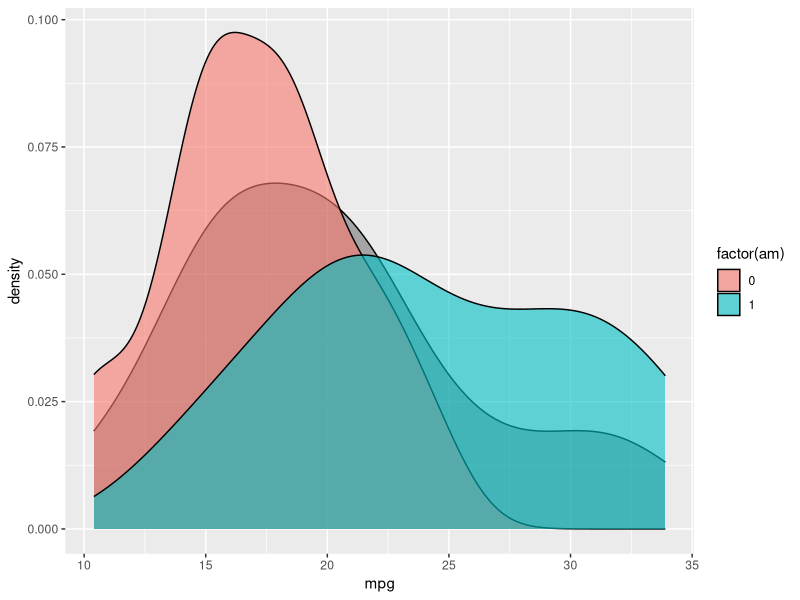
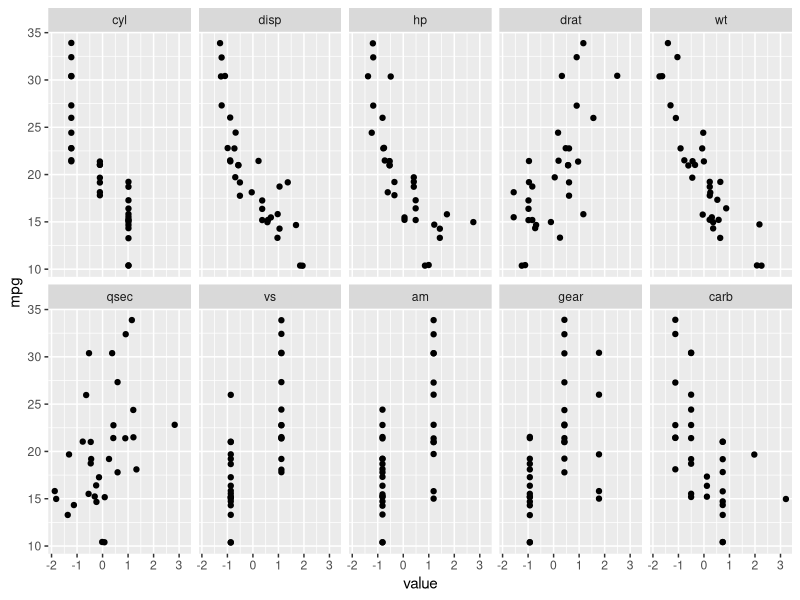
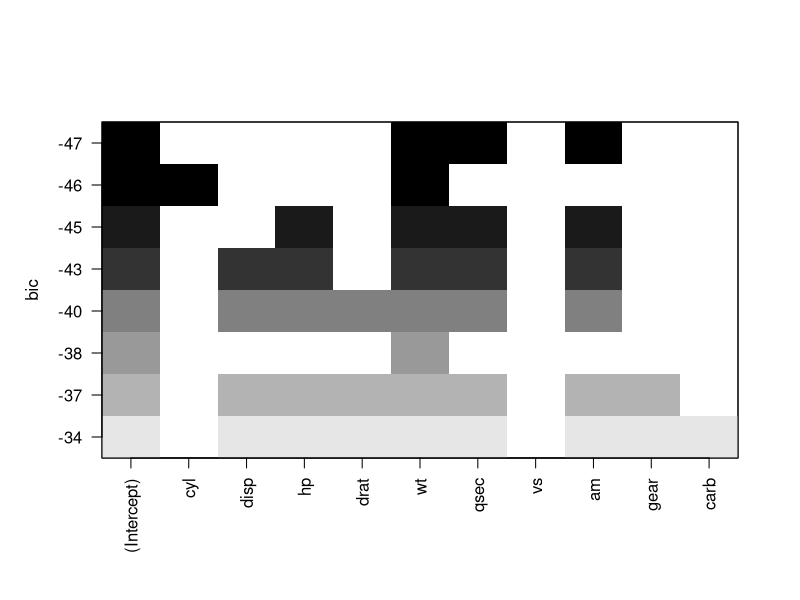

Generate these figures, in order, with R:
## ---- chunk 1
str(mtcars)
## ---- chunk 2
library(ggplot2); library(reshape); library(plyr); library(dplyr); library(leaps);
## ---- chunk 3
summary(mtcars$mpg)
ggplot(mtcars, aes(x=mpg)) + geom_density(fill="black", alpha=0.3) + 
  geom_density(aes(fill=factor(am)), alpha=0.6)
## ---- chunk 4
mtcars_var_scaled <- data.frame(scale(mtcars)) %>% select(cyl, disp, hp, drat, wt, qsec, vs, am, gear, carb)
mtcars_scaled <- cbind(mpg=mtcars$mpg, mtcars_var_scaled)
mtcars_sc_m <- melt(mtcars_scaled, id="mpg")
ggplot(mtcars_sc_m, aes(y=mpg, x=value)) + geom_point(position="jitter") + facet_wrap(~variable, nrow=2)
## ---- chunk 5
full_model <- lm(mpg ~ ., mtcars)
final_model <- step(full_model)
## ---- chunk 6
final_model
## ---- chunk 7
subset <- regsubsets(mpg ~ cyl+disp+hp+drat+wt+qsec+vs+am+gear+carb, mtcars)
plot(subset)
